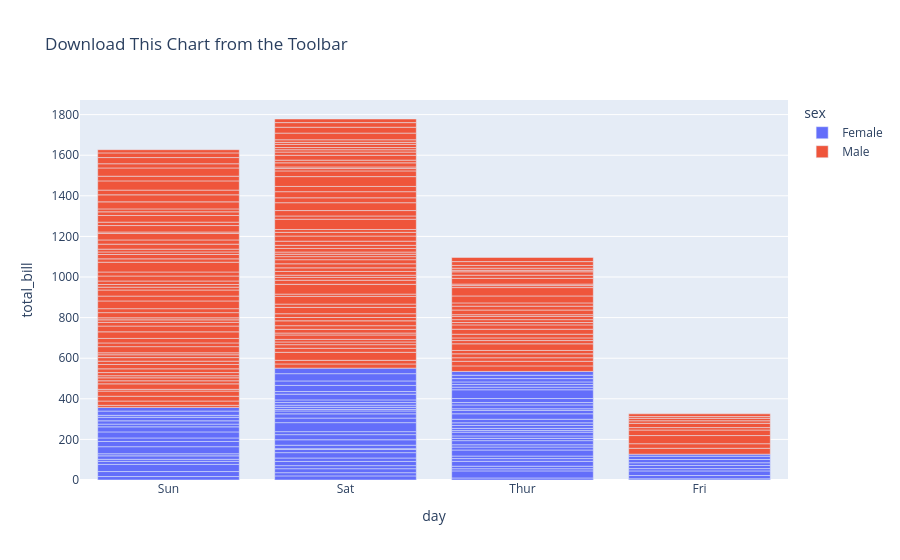

Notebook code for this chart:
### Markdown cell above
#### Exporting Charts

The Plotly toolbar allows users to download the current visualization as a PNG image.

This makes it easy to include charts in reports, presentations, and documentation.

### Code cell
fig = px.bar(
    tips,
    x="day",
    y="total_bill",
    color="sex",
    title="Download This Chart from the Toolbar"
)

fig.show()

### Figure 1 — Plotly figure (JSON) as saved in the notebook; plotly's stock layout.template omitted (floating-point values rounded to 4 significant figures; data arrays with more than 128 entries replaced by an {"elided": "..."} marker saying what was removed)
{"data": [{"hovertemplate": "sex=Female<br>day=%{x}<br>total_bill=%{y}<extra></extra>", "legendgroup": "Female", "marker": {"color": "#636efa", "pattern": {"shape": ""}}, "name": "Female", "orientation": "v", "showlegend": true, "textposition": "auto", "type": "bar", "x": ["Sun", "Sun", "Sun", "Sun", "Sun", "Sun", "Sat", "Sat", "Sat", "Sat", "Sat", "Sat", "Sun", "Sun", "Sat", "Sat", "Sat", "Sat", "Sat", "Sat", "Sat", "Thur", "Thur", "Fri", "Fri", "Fri", "Fri", "Fri", "Sat", "Sat", "Sat", "Sat", "Sat", "Sun", "Sun", "Thur", "Thur", "Thur", "Thur", "Thur", "Thur", "Thur", "Thur", "Thur", "Thur", "Thur", "Thur", "Thur", "Thur", "Thur", "Thur", "Thur", "Thur", "Thur", "Thur", "Thur", "Thur", "Sun", "Sun", "Sun", "Sun", "Sun", "Sat", "Sat", "Sun", "Sun", "Sun", "Thur", "Thur", "Thur", "Thur", "Thur", "Thur", "Thur", "Sat", "Sat", "Sat", "Sat", "Sat", "Fri", "Fri", "Fri", "Fri", "Sat", "Sat", "Sat", "Thur"], "xaxis": "x", "y": [16.99, 24.59, 35.26, 14.83, 10.33, 16.97, 20.29, 15.77, 19.65, 15.06, 20.69, 16.93, 10.29, 34.81, 26.41, 16.45, 3.07, 17.07, 26.86, 25.28, 14.73, 10.07, 34.83, 5.75, 16.32, 22.75, 11.35, 15.38, 44.3, 22.42, 20.92, 14.31, 7.25, 25.71, 17.31, 10.65, 12.43, 24.08, 13.42, 12.48, 29.8, 14.52, 11.38, 20.27, 11.17, 12.26, 18.26, 8.51, 10.33, 14.15, 13.16, 17.47, 27.05, 16.43, 8.35, 18.64, 11.87, 29.85, 25.0, 13.39, 16.21, 17.51, 10.59, 10.63, 9.6, 20.9, 18.15, 19.81, 43.11, 13.0, 12.74, 13.0, 16.4, 16.47, 12.76, 13.27, 28.17, 12.9, 30.14, 13.42, 15.98, 16.27, 10.09, 22.12, 35.83, 27.18, 18.78], "yaxis": "y"}, {"hovertemplate": "sex=Male<br>day=%{x}<br>total_bill=%{y}<extra></extra>", "legendgroup": "Male", "marker": {"color": "#EF553B", "pattern": {"shape": ""}}, "name": "Male", "orientation": "v", "showlegend": true, "textposition": "auto", "type": "bar", "x": {"elided": "157 str values"}, "xaxis": "x", "y": {"elided": "157 float values"}, "yaxis": "y"}], "layout": {"barmode": "relative", "legend": {"title": {"text": "sex"}, "tracegroupgap": 0}, "title": {"text": "Download This Chart from the Toolbar"}, "xaxis": {"anchor": "y", "domain": [0, 1], "title": {"text": "day"}}, "yaxis": {"anchor": "x", "domain": [0, 1], "title": {"text": "total_bill"}}}}
